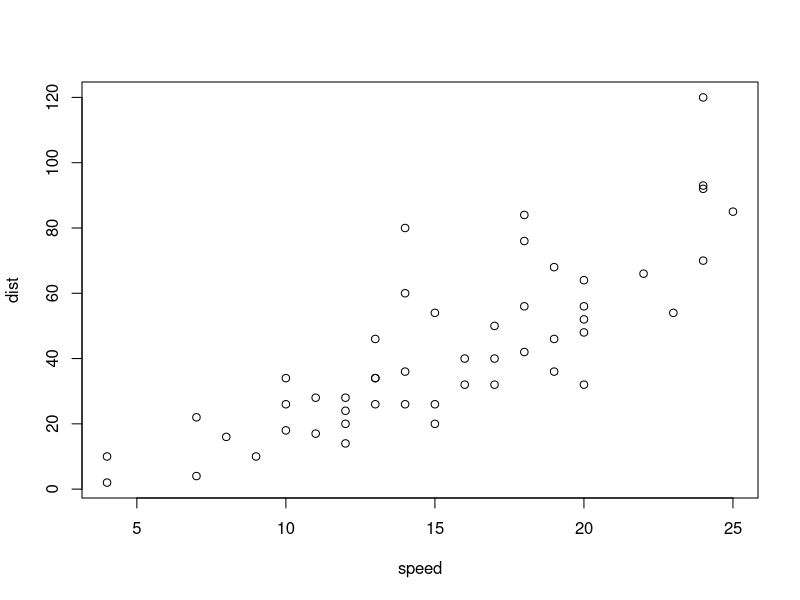
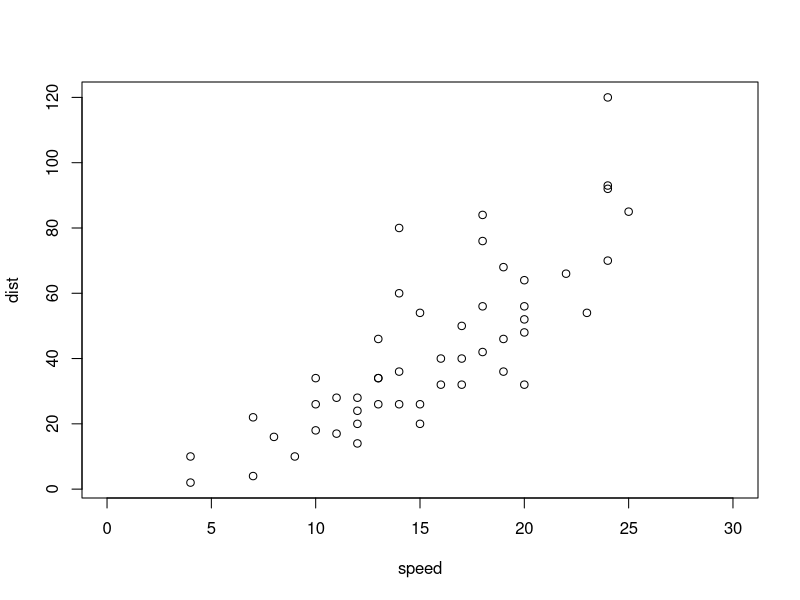
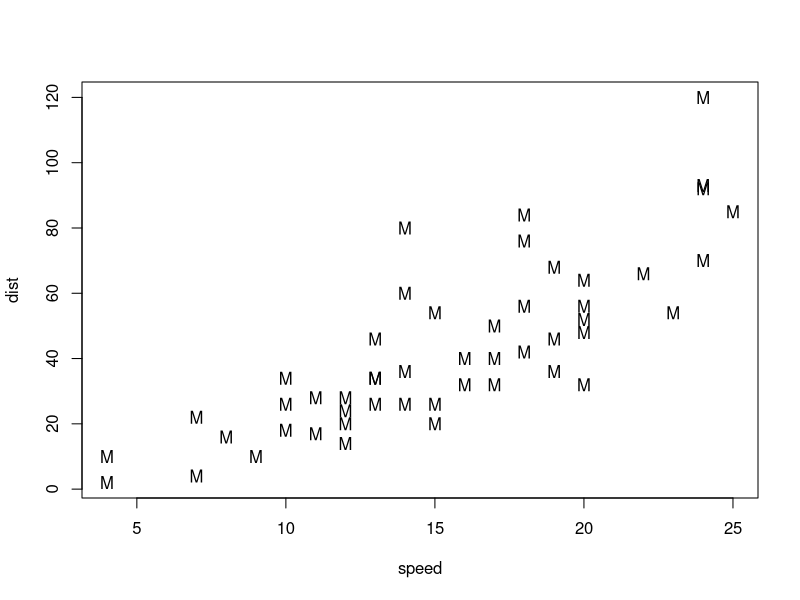

Recreate these plots in R, in order.
speed <- cars$speed
dist <- cars$dist

plot(speed, dist)	# plot(x-axis, y-axis)

# Change scale
plot(speed, dist, xlim=c(0,30))	# can also change y-axis scale using ylim

# Change symbol
plot(speed, dist, pch='M')	# can also use numbers for special symbols